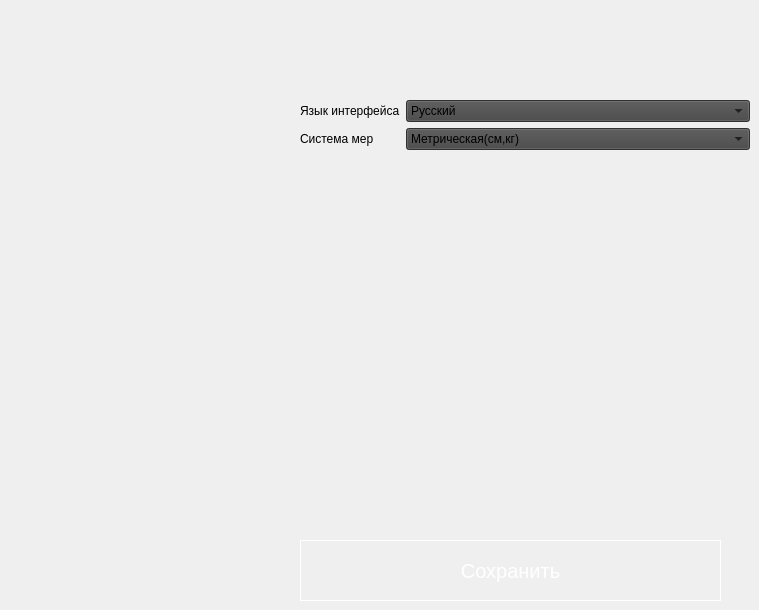
          <widget class="QWidget" name="page_6">
           <property name="styleSheet">
            <string notr="true"/>
           </property>
           <widget class="QWidget" name="formLayoutWidget_6">
            <property name="geometry">
             <rect>
              <x>300</x>
              <y>100</y>
              <width>450</width>
              <height>321</height>
             </rect>
            </property>
            <layout class="QFormLayout" name="formLayout_6">
             <item row="0" column="0">
              <widget class="QLabel" name="label_23">
               <property name="text">
                <string>Язык интерфейса</string>
               </property>
              </widget>
             </item>
             <item row="0" column="1">
              <widget class="QComboBox" name="comboBox_language">
               <property name="styleSheet">
                <string notr="true">background:#454545;</string>
               </property>
               <property name="currentIndex">
                <number>0</number>
               </property>
               <item>
                <property name="text">
                 <string>Русский</string>
                </property>
               </item>
               <item>
                <property name="text">
                 <string>English</string>
                </property>
               </item>
              </widget>
             </item>
             <item row="1" column="0">
              <widget class="QLabel" name="label_24">
               <property name="text">
                <string>Система мер</string>
               </property>
              </widget>
             </item>
             <item row="1" column="1">
              <widget class="QComboBox" name="comboBox_language_2">
               <property name="styleSheet">
                <string notr="true">background:#454545;</string>
               </property>
               <item>
                <property name="text">
                 <string>Метрическая(см,кг)</string>
                </property>
               </item>
               <item>
                <property name="text">
                 <string>Имперская(дюймы, фунты)</string>
                </property>
               </item>
              </widget>
             </item>
            </layout>
           </widget>
           <widget class="QPushButton" name="pushButton_settings">
            <property name="geometry">
             <rect>
              <x>300</x>
              <y>540</y>
              <width>421</width>
              <height>61</height>
             </rect>
            </property>
            <property name="styleSheet">
             <string notr="true">QPushButton {
border:1px solid #fff;
font-size:20px;
color:#fff;
}
QPushButton:hover {
	background-color: rgb(85, 170, 255);
}</string>
            </property>
            <property name="text">
             <string>Сохранить</string>
            </property>
           </widget>
          </widget>
